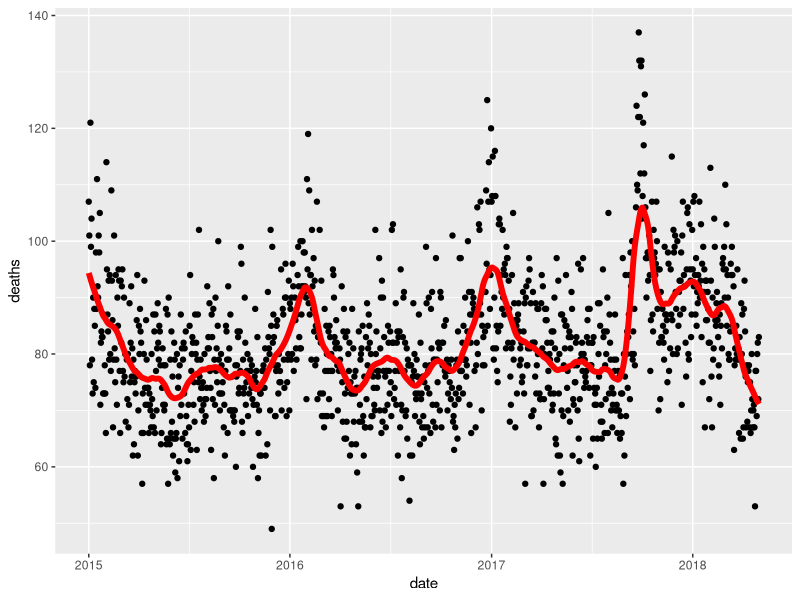
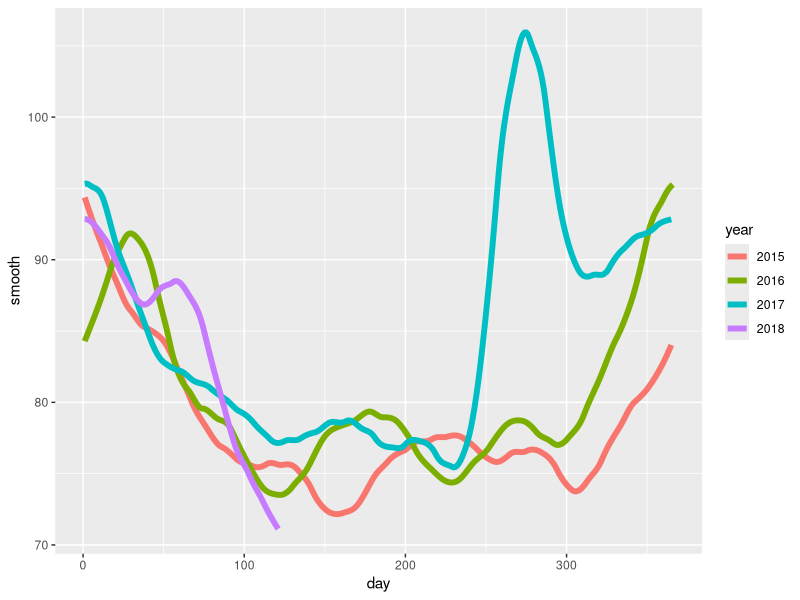

These figures' R source, in order: (Note: this script raises an error after producing the figures.)
library(tidyverse)
library(lubridate)
library(purrr)
library(pdftools)

fn <- system.file("extdata", "RD-Mortality-Report_2015-18-180531.pdf", package="dslabs")
dat <- map_df(str_split(pdf_text(fn), "\n"), function(s){
  s <- str_trim(s)
  header_index <- str_which(s, "2015")[1]
  tmp <- str_split(s[header_index], "\\s+", simplify = TRUE)
  month <- tmp[1]
  header <- tmp[-1]
  tail_index  <- str_which(s, "Total")
  n <- str_count(s, "\\d+")
  out <- c(1:header_index, which(n==1), which(n>=28), tail_index:length(s))
  s[-out] %>%
    str_remove_all("[^\\d\\s]") %>%
    str_trim() %>%
    str_split_fixed("\\s+", n = 6) %>%
    .[,1:5] %>%
    as_data_frame() %>% 
    setNames(c("day", header)) %>%
    mutate(month = month,
           day = as.numeric(day)) %>%
    gather(year, deaths, -c(day, month)) %>%
    mutate(deaths = as.numeric(deaths))
}) %>%
  mutate(month = recode(month, "JAN" = 1, "FEB" = 2, "MAR" = 3, "APR" = 4, "MAY" = 5, "JUN" = 6, 
                        "JUL" = 7, "AGO" = 8, "SEP" = 9, "OCT" = 10, "NOV" = 11, "DEC" = 12)) %>%
  mutate(date = make_date(year, month, day)) %>%
  dplyr::filter(date <= "2018-05-01")


span <- 60 / as.numeric(diff(range(dat$date)))
fit <- dat %>% mutate(x = as.numeric(date)) %>% loess(deaths ~ x, data = ., span = span, degree = 1)
dat %>% mutate(smooth = predict(fit, as.numeric(date))) %>%
  ggplot() +
  geom_point(aes(date, deaths)) +
  geom_line(aes(date, smooth), lwd = 2, col = "red")


dat %>% 
  mutate(smooth = predict(fit, as.numeric(date)), day = yday(date), year = as.character(year(date))) %>%
  ggplot(aes(day, smooth, col = year)) +
  geom_line(lwd = 2)


library(broom)
mnist_27$train %>% glm(y ~ x_2, family = "binomial", data = .) %>% tidy()
qplot(x_2, y, data = mnist_27$train)

mnist_27$train %>% 
  ggplot(aes(x_2, as.numeric(y))) + 
  geom_point()+
  geom_smooth(span = .1, method ="loess", metho.args = "family")
mnist_27$train %>%
  ggplot()+
  geom_density(aes(x_2, ..density..)) 
  # geom_density(aes(as.numeric(y), ..density..))
mnist_27$train %>% ggplot(aes(x_2, y)) +
  geom_smooth(method = "loess")
